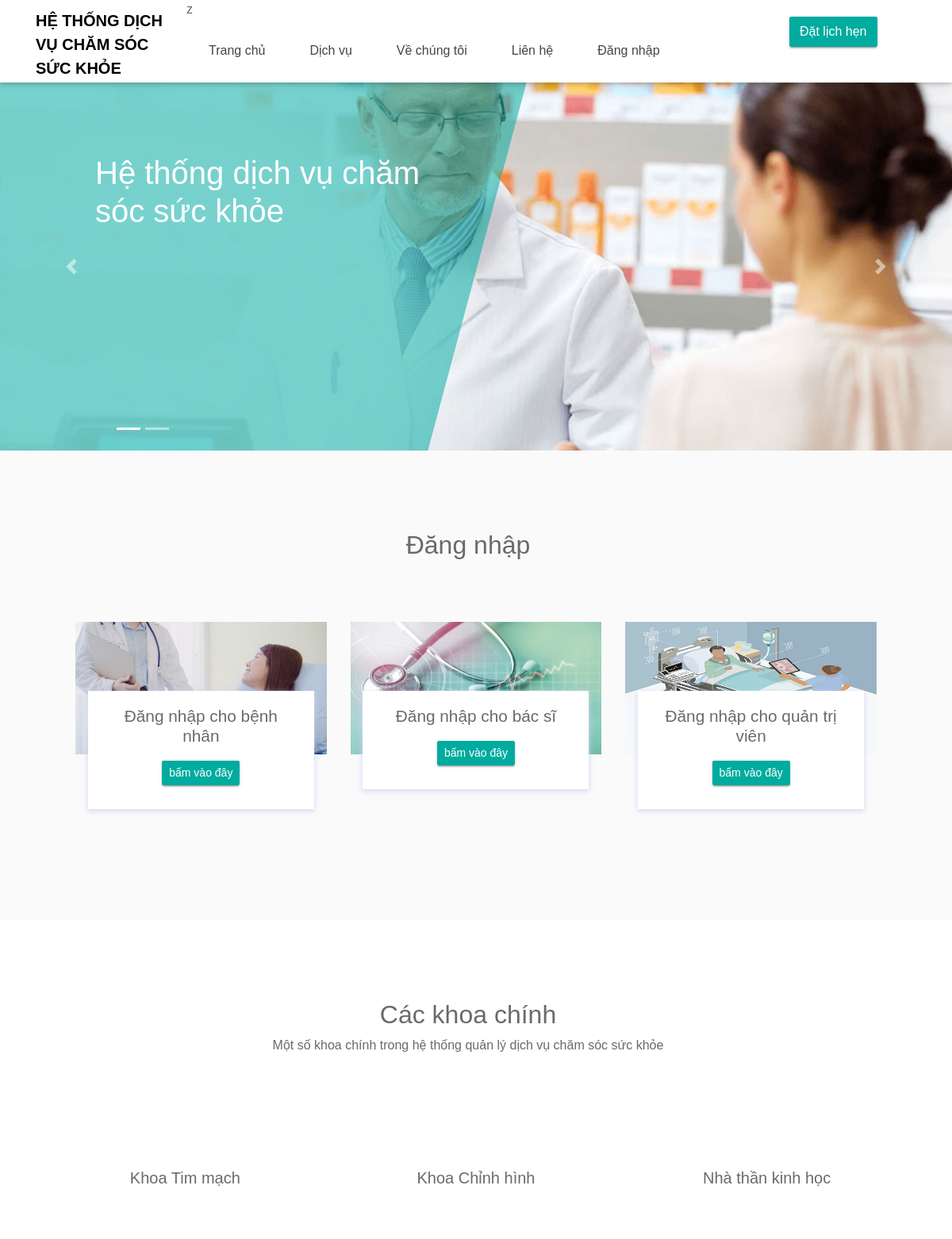
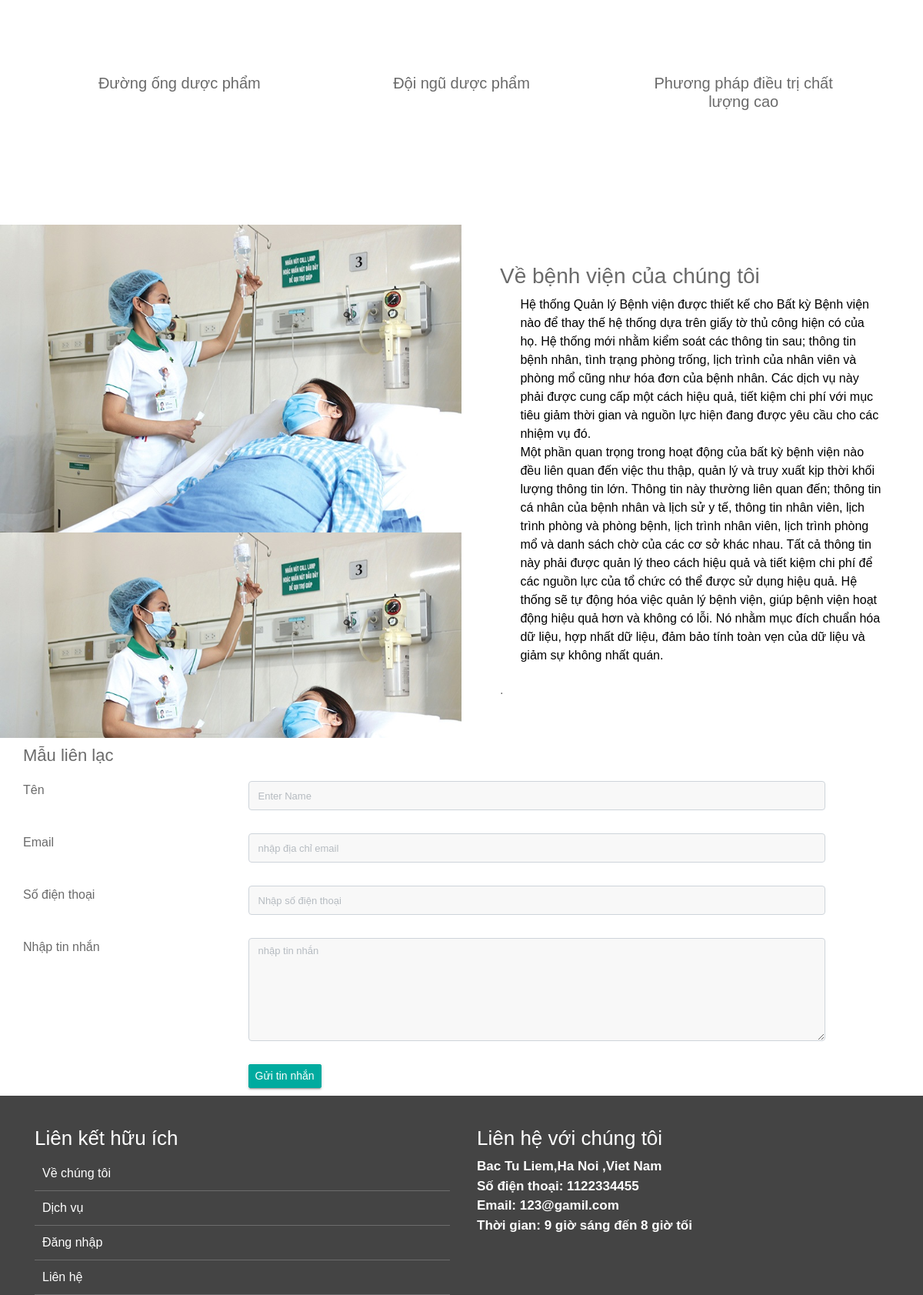
Page /HeThongQuanLyBenhVien/index.php on the committed database (2 pictures, top to bottom).
### tables this page shows
CREATE TABLE `tblpage` (
  `ID` int(10) NOT NULL,
  `PageType` varchar(200) DEFAULT NULL,
  `PageTitle` varchar(200) DEFAULT NULL,
  `PageDescription` mediumtext DEFAULT NULL,
  `Email` varchar(120) DEFAULT NULL,
  `MobileNumber` bigint(10) DEFAULT NULL,
  `UpdationDate` timestamp NULL DEFAULT current_timestamp(),
  `OpenningTime` varchar(255) DEFAULT NULL
);

### HeThongQuanLyBenhVien/index.php (the view, shortened to what this page needs)
<?php
include_once('health_care/include/connect.php');
?>
<!DOCTYPE html>
<html lang="en">
<head>
    <link href="assets/css/bootstrap.min.css" rel="stylesheet">
    <link rel="stylesheet" href="assets/css/fontawesome-all.min.css">
    <link rel="stylesheet" href="assets/css/animate.css">
    <link rel="stylesheet" type="text/css" href="assets/css/style.css">
</head>
<body>
    <header id="menu-jk">
        <div id="nav-head" class="header-nav">
            <div class="container">
                <div class="row">
                   <div class="col-lg-2 col-md=3 col-sm-12" style="color: #000;font-weight: bold;font-size: 20px;  margin-top: 1% !important;">HỆ THỐNG DỊCH VỤ CHĂM SÓC SỨC KHỎE
                   </div>
                   <div id="menu" class="col-lg-8 col-md-9 d-none d-md-block nav-item"> z
                    <ul>
                        <li><a href="#">Trang chủ</a></li>
                        <li><a href="#services">Dịch vụ</a></li>
                        <li><a href="#about_us">Về chúng tôi</a></li>
                        <li><a href="#contact_us">Liên hệ</a></li>
                        <li><a href="#logins">Đăng nhập</a></li>
                    </ul>
                   </div>
                   <div class="col-sm-2 d-none d-lg-block appoint">
                    <a class="btn btn-success" href="health_care/user-login.php">Đặt lịch hẹn</a>
                   </div>
                </div>
            </div>
        </div>
    </header>
        <div class="slider-detail">
            <div id="carouselExampleIndicatorsz" class="carousel slide" data-ride="carousel">
                <ol class="carousel-indicators">
                    <li data-target="#carouselExampleIndicators" data-slide-to="0" class="active"></li>
                    <li data-target="#carouselExampleIndicators" data-slide-to="1"></li>
                </ol>
                <div class="carousel-inner">
                <div class="carousel-item active">
                    <img class="d-block w-100" src="assets/images/slider/slider_3.jpg" alt="Third slide">
                      <div class="carousel-cover"></div>
                    <div class="carousel-caption vdg-cur d-none d-md-block">
                        <h5 class="animated bounceInDown">Hệ thống dịch vụ chăm sóc sức khỏe</h5>
                    </div>
                </div>
            </div>
            <a class="carousel-control-prev" href="#carouselExampleIndicators" role="button" data-slide="prev">
                <span class="carousel-control-prev-icon" aria-hidden="true"></span>
            </a>
            <a class="carousel-control-next" href="#carouselExampleIndicators" role="button" data-slide="next">
                <span class="carousel-control-next-icon" aria-hidden="true"></span>
            </a>
            </div>
        </div>
        <section id="logins" class="our-blog container-fluid">
        <div class="container">
        <div class="inner-title">
                <h2>Đăng nhập</h2>
            </div>
            <div class="col-sm-12 blog-cont">
                <div class="row no-margin">
                    <div class="col-sm-4 blog-smk">
                        <div class="blog-single">
                                <img src="assets/images/patient.jpg" alt="">
                            <div class="blog-single-det">
                                <h6>Đăng nhập cho bệnh nhân</h6>
                                <a href="health_care/user-login.php" target="_blank">
                                    <button class="btn btn-success btn-sm">bấm vào đây</button>
                                </a>
                            </div>
                        </div>
                    </div>
                    <div class="col-sm-4 blog-smk">
                        <div class="blog-single">
                                <img src="assets/images/doctor.jpg" alt="">
                            <div class="blog-single-det">
                                <h6>Đăng nhập cho bác sĩ</h6>
                                <a href="health_care/doctor" target="_blank">
                                    <button class="btn btn-success btn-sm">bấm vào đây</button>
                                </a>
                            </div>
                        </div>
                    </div>
                    <div class="col-sm-4 blog-smk">
                        <div class="blog-single">
                                <img src="assets/images/admin.jpg" alt="">
                            <div class="blog-single-det">
                                <h6>Đăng nhập cho quản trị viên</h6>
                                <a href="health_care/admin" target="_blank">
                                    <button class="btn btn-success btn-sm">bấm vào đây</button>
                                </a>
                            </div>
                        </div>
                    </div>
                </div>
            </div>
        </div>
    </section>
    <section id="services" class="key-features department">
        <div class="container">
            <div class="inner-title">
                <h2>Các khoa chính</h2>
                <p>Một số khoa chính trong hệ thống quản lý dịch vụ chăm sóc sức khỏe</p>
            </div>
            <div class="row">
                <div class="col-lg-4 col-md-6">
                    <div class="single-key">
                        <i class="fas fa-heartbeat"></i>
                        <h5>Khoa Tim mạch</h5>
                    </div>
                </div>
                <div class="col-lg-4 col-md-6">
                    <div class="single-key">
                        <i class="fas fa-ribbon"></i>
                        <h5>Khoa Chỉnh hình</h5>
                    </div>
                </div>
                <div class="col-lg-4 col-md-6">
                    <div class="single-key">
                       <i class="fab fa-monero"></i>
                        <h5>Nhà thần kinh học</h5>
                    </div>
                </div>
                <div class="col-lg-4 col-md-6">
                    <div class="single-key">
                        <i class="fas fa-capsules"></i>
                        <h5>Đường ống dược phẩm</h5>
                    </div>
                </div>
                <div class="col-lg-4 col-md-6">
                    <div class="single-key">
                        <i class="fas fa-prescription-bottle-alt"></i>
                        <h5>Đội ngũ dược phẩm</h5>
                    </div>
                </div>
                <div class="col-lg-4 col-md-6">
                    <div class="single-key">
                        <i class="far fa-thumbs-up"></i>
                        <h5>Phương pháp điều trị chất lượng cao</h5>
                    </div>
                </div>
            </div>
        </div>
    </section>
    <section id="about_us" class="about-us">
        <div class="row no-margin">
            <div class="col-sm-6 image-bg no-padding">
            </div>
            <div class="col-sm-6 abut-yoiu">
                <h3>Về bệnh viện của chúng tôi</h3>
<?php
$ret=mysqli_query($con,"select * from tblpage where PageType='aboutus' ");
while ($row=mysqli_fetch_array($ret)) {
?>
    <p><?php  echo $row['PageDescription'];?>.</p><?php } ?>
            </div>
        </div>
    </section>
    <section id="contact_us" class="contact-us-single">
        <div class="row no-margin">
            <div  class="col-sm-12 cop-ck">
                <form method="post">
                <h2 >Mẫu liên lạc</h2>
                    <div class="row cf-ro">
                        <div  class="col-sm-3"><label>Tên</label></div>
                        <div class="col-sm-8"><input type="text" placeholder="Enter Name" name="fullname" class="form-control input-sm" required ></div>
                    </div>
                    <div  class="row cf-ro">
                        <div  class="col-sm-3"><label>Email</label></div>
                        <div class="col-sm-8"><input type="text" name="emailid" placeholder="nhập địa chỉ email" class="form-control input-sm"  required></div>
                    </div>
                     <div  class="row cf-ro">
                        <div  class="col-sm-3"><label>Số điện thoại</label></div>
                        <div class="col-sm-8"><input type="text" name="mobileno" placeholder="Nhập số điện thoại" class="form-control input-sm" required ></div>
                    </div>
                     <div  class="row cf-ro">
                        <div  class="col-sm-3"><label>Nhập tin nhắn</label></div>
                        <div class="col-sm-8">
                          <textarea rows="5" placeholder="nhập tin nhắn" class="form-control input-sm" name="description" required></textarea>
                        </div>
                    </div>
                     <div  class="row cf-ro">
                        <div  class="col-sm-3"><label></label></div>
                        <div class="col-sm-8">
                         <button class="btn btn-success btn-sm" type="submit" name="submit">Gửi tin nhắn</button>
                        </div>
                </div>
            </form>
            </div>
        </div>
    </section>
     <footer class="footer">
        <div class="container">
            <div class="row">
                <div class="col-md-6 col-sm-12">
                    <h2>Liên kết hữu ích</h2>
                    <ul class="list-unstyled link-list">
                        <li><a ui-sref="about" href="#about">Về chúng tôi</a><i class="fa fa-angle-right"></i></li>
                        <li><a ui-sref="portfolio" href="#services">Dịch vụ</a><i class="fa fa-angle-right"></i></li>
                        <li><a ui-sref="products" href="#logins">Đăng nhập</a><i class="fa fa-angle-right"></i></li>
                        <li><a ui-sref="contact" href="#contact">Liên hệ</a><i class="fa fa-angle-right"></i></li>
                    </ul>
                </div>
                <div class="col-md-6 col-sm-12 map-img">
                    <h2>Liên hệ với chúng tôi</h2>
                    <address class="md-margin-bottom-40">
<?php
$ret=mysqli_query($con,"select * from tblpage where PageType='contactus' ");
while ($row=mysqli_fetch_array($ret)) {
?>
                        <?php  echo $row['PageDescription'];?> <br>
                        Số điện thoại: <?php  echo $row['MobileNumber'];?> <br>
                        Email: <a href="mailto:<?php  echo $row['Email'];?>" class=""><?php  echo $row['Email'];?></a><br>
                        Thời gian: <?php  echo $row['OpenningTime'];?>
                    </address>
        <?php } ?>
                </div>
            </div>
        </div>
    </footer>
</body>
</html>

### HeThongQuanLyBenhVien/assets/css/style.css (style rules this page uses)
* { margin: 0px; padding: 0px; list-style: none; }
img { max-width: 100%; }
a { text-decoration: none; outline: none; color: #444; }
ul { margin-bottom: 0; padding-left: 0; }
a:hover, a:focus, input, textarea { text-decoration: none; outline: none; }
html, body { height: 100%; }
p { margin-bottom: 0px; width: 100%; }
.no-padding { padding: 0px; }
.no-margin { margin: 0px; }
::placeholder { color: #747f8a !important; font-size: 13px; opacity: .5 !important; }
.container-fluid { padding: 0px; }
h1, h2, h3, h4, h5, h6 { font-family: "mouse-500", Arial, Helvetica, sans-serif; }
body { background-color: #f7f7ff !important; font-family: "mouse-300", Arial, Helvetica, sans-serif; color: #6A6A6A; }
.inner-title { padding: 20px; padding-left: 0px; margin-bottom: 30px; }
.inner-title h2 { width: 100%; text-align: center; font-size: 2rem; font-family: "slab", Arial, Helvetica, sans-serif; }
.inner-title p { width: 100%; text-align: center; }
.btn-success { background-color: #00ab9f; border-color: #00ab9f; }
.btn { box-shadow: 0 3px 1px -2px rgba(0, 0, 0, 0.2), 0 2px 2px 0 rgba(0, 0, 0, 0.14), 0 1px 5px 0 rgba(0, 0, 0, 0.12); border-radius: 2px; }
.form-control { background-color: #F8F8F8; margin-bottom: 20px; }
header { box-shadow: 0 2px 5px 0 rgba(0, 0, 0, 0.16), 0 2px 10px 0 rgba(0, 0, 0, 0.12); position: relative; width: 100%; z-index: 999; }
header .header-nav { background-color: #FFF; width: 100%; }
header .header-nav .nav-item ul li { float: left; font-family: "mouse-500", Arial, Helvetica, sans-serif; font-size: 16px; padding: 28px; }
header .header-nav .appoint { padding-top: 21px; }
.slider-detail { padding-top: 0px; }
.slider-detail .carousel-cover { background-color: rgba(0, 173, 162, 0.53); position: absolute; left: 0px; width: 40%; top: 50px; height: 100%; background-color: rgba(0, 173, 162, 0.53); position: absolute; left: -30%; width: 80%; top: -150px; height: 140%; transform: rotate(15deg); }
.slider-detail .carousel-caption { text-align: left; top: 70px; left: 10%; max-width: 40%; }
.slider-detail .carousel-caption h5 { font-size: 40px; }
.slider-detail .carousel-indicators { left: -70%; }
.key-features .single-key { background-color: #FFF; margin-bottom: 30px; text-align: center; padding: 30px; }
.key-features .single-key i { background-color: #FFF; padding: 20px; font-size: 42px; color: #00ab9f; margin-bottom: 30px; border-radius: 50px; }
.department { padding: 80px 50px; background-color: #FFF; }
.our-blog { padding: 80px 50px; background-color: #FAFAFA; padding-bottom: 100px; }
.our-blog .blog-cont { float: none; margin: auto; }
.our-blog .blog-single { text-align: center; margin-top: 20px; margin-bottom: 40px; }
.our-blog .blog-single-det { margin: auto; padding: 20px; z-index: 99; box-shadow: 0 2px 6px 0 rgba(218, 218, 253, 0.65), 0 2px 6px 0 rgba(206, 206, 238, 0.54); width: 90%; position: relative; margin-top: -80px; background-color: #FFF; }
.our-blog .blog-single-det .btn { margin-top: 10px; margin-bottom: 10px; }
.our-blog .blog-single-det h6 { font-size: 1.3rem; }
.contact-us-single { background-color: #FFF; }
.contact-us-single .cop-ck { padding: 10px 30px; }
.contact-us-single .cop-ck h2 { font-size: 22px; margin-bottom: 20px; }
.contact-us-single .cf-ro { margin-top: 10px; }
.about-us .image-bg { background-image: url(../images/why.jpg); background-size: contain; }
.about-us .abut-yoiu { padding: 50px; background-color: #FFF; }
.footer { padding: 80px 50px; padding: 30px; padding-bottom: 0px; background-color: #444; color: #FFF; }
.footer h2 { font-size: 26px; margin-top: 10px; }
.footer .link-list li { padding: 10px; border-bottom: 1px solid #6C6C6C; }
.footer .link-list li a { color: #FFF; }
.footer .map-img { font-weight: 600; font-size: 17px; padding-left: 20px; }
.footer address a { color: #FFF; }

### rows in the picture
tblpage: PageDescription "Hệ thống Quản lý Bệnh viện được thiết kế cho Bất kỳ Bệnh viện nào để thay thế hệ thống dựa trên giấy tờ thủ công hiện có của họ. Hệ thống mới nhằm kiểm soát các thông tin sau; thông tin bệnh nhân, tình trạng phòng trống, lịch trình của nhân viên và phòng mổ cũng như hóa đơn của bệnh nhân. Các dịch vụ này phải được cung cấp một cách hiệu quả, tiết kiệm chi phí với mục tiêu giảm thời gian và nguồn lực hiện đang được yêu cầu cho các nhiệm vụ đó. Một phần quan trọng trong hoạt động của bất kỳ bệnh viện nào đều liên quan đến việc thu thập, quản lý và truy xuất kịp thời khối lượng thông tin lớn. Thông tin này thường liên quan đến; thông tin cá nhân của bệnh nhân và lịch sử y tế, thông tin nhân…"
tblpage: PageDescription "Bac Tu Liem,Ha Noi ,Viet Nam", MobileNumber "1122334455", Email "123@gamil.com", OpenningTime "9 giờ sáng đến 8 giờ tối"
